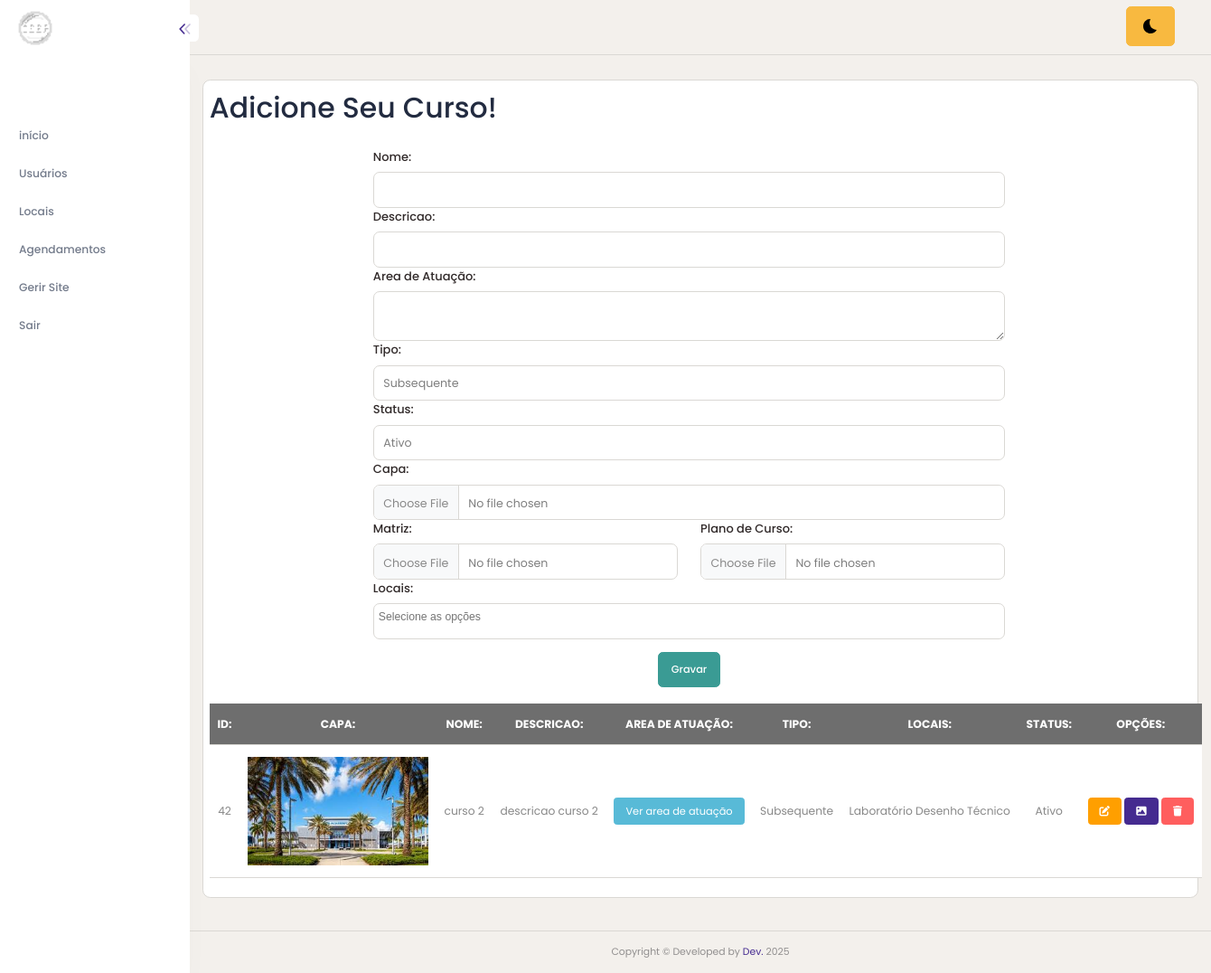
Page /projetoFinalAdmin/cursos-cadastro.php (signed in) on the committed database.
### tables this page shows
CREATE TABLE `cursos` (
  `id` int(11) NOT NULL,
  `nome` varchar(100) DEFAULT NULL,
  `descricao` text DEFAULT NULL,
  `tipo` tinyint(1) DEFAULT NULL,
  `matriz` varchar(100) NOT NULL,
  `planodecurso` varchar(100) NOT NULL,
  `status` tinyint(1) DEFAULT NULL,
  `imagem` text DEFAULT NULL,
  `locais_ids` varchar(100) NOT NULL,
  `atuacao` text NOT NULL
);

### projetoFinalAdmin/cursos-cadastro.php (the view, shortened to what this page needs)
<!DOCTYPE html>
<html lang="pt-BR">
<head>
    <link href="https://cdn.jsdelivr.net/npm/select2@4.1.0-rc.0/dist/css/select2.min.css" rel="stylesheet" />
    <link href="https://cdn.jsdelivr.net/npm/@ttskch/select2-bootstrap4-theme@1.5.2/dist/select2-bootstrap4.min.css" rel="stylesheet" />
    <?php include("app-header.php"); ?>
</head>
<body>
<?php include("app-lateral.php"); ?>
<div class="content-body" style="min-height: 899px;">
    <div class="container-fluid">
        <div class="row">
            <div class="card p-2">
                <h1>Adicione Seu Curso!</h1>
                <div class="row mt-3">
                    <form action="cursos-acao.php" method="post" class="row" enctype="multipart/form-data">
                        <div class="offset-2 col-8">
                            <label for="nome" class="form-label">Nome:</label>
                            <input type="text" class="form-control" id="nome" name="txtNome" value="<?php echo $dados['nome'] ?? ''; ?>">
                        </div>
                        <div class="offset-2 col-8">
                            <label for="descricao" class="form-label">Descricao:</label>
                            <input type="text" class="form-control" id="descricao" name="txtDescricao" value="<?php echo $dados['descricao'] ?? ''; ?>">
                        </div>
                        <div class="offset-2 col-8">
                            <label for="atuacao" class="form-label">Area de Atuação:</label>
                            <textarea class="form-control" id="atuacao" name="txtAtuacao"><?php echo $dados['atuacao'] ?? ''; ?></textarea>
                        </div>
                        <div class="offset-2 col-8">
                            <label for="tipo" class="form-label">Tipo:</label>
                            <select class="form-control" id="tipo" name="txtTipo">
                                <option value="1" <?php if (($dados['tipo'] ?? '') == 1) echo 'selected'; ?>>Subsequente</option>
                            </select>
                        </div>
                        <div class="offset-2 col-8">
                            <label for="status" class="form-label">Status:</label>
                            <select class="form-control" id="status" name="txtStatus">
                                <option value="1" <?php if (($dados['status'] ?? '') == 1) echo 'selected'; ?>>Ativo</option>
                            </select>
                        </div>
                        <div class="offset-2 col-8">
                            <label for="imagem" class="form-label">Capa:</label>
                            <input type="file" class="form-control" id="imagem" name="txtImagem">
                        </div>
                        <div class="offset-2 col-4">
                            <label for="matriz" class="form-label">Matriz:</label>
                            <input type="file" class="form-control" id="matriz" name="txtMatriz">
                        </div>
                        <div class="col-4">
                            <label for="plano" class="form-label">Plano de Curso:</label>
                            <input type="file" class="form-control" id="plano" name="txtPlano">
                        </div>
                        <div class="offset-2 col-8">
                            <label for="meuSelect" class="form-label">Locais:</label>
                        </div>
                        <div class="col-12 text-center">
                            <input value="Gravar" type="submit" class="btn btn-success mt-3">
                        </div>
                    </form>
                </div><br>
                <div class="text-center">
                    <table class="table">
                        <tr class="table-dark">
                            <th>ID:</th>
                            <th>CAPA:</th>
                            <th>NOME:</th>
                            <th>DESCRICAO:</th>
                            <th>AREA DE ATUAÇÃO:</th>
                            <th>TIPO:</th>
                            <th>LOCAIS:</th>
                            <th>STATUS:</th>
                            <th>OPÇÕES:</th>
                        </tr>
                        <?php
$sql = $conn->prepare("SELECT * FROM cursos");
$sql->execute();
while ($dados = $sql->fetch()) {
    $locaisNomes = [];
    if (!empty($dados['locais_ids'])) {
        $ids = explode(',', $dados['locais_ids']);
        $placeholders = implode(',', array_fill(0, count($ids), '?'));
        $stmtLocais = $conn->prepare("SELECT nome FROM locais WHERE id IN ($placeholders)");
        $stmtLocais->execute($ids);
        while ($rowLocal = $stmtLocais->fetch()) {
            $locaisNomes[] = $rowLocal['nome'];
        }
    }
?>
    <tr>
        <td><?php echo $dados['id']; ?></td>
        <td style="width: 150px;">
            <img src="../uploads/<?php echo $dados['imagem']; ?>" class="imgBorda" height="120px">
        </td>
        <td><?php echo $dados['nome']; ?></td>
        <td><?php echo $dados['descricao']; ?></td>
        <td><button class="btn btn-info btn-sm"
                                            onclick="mostrarObs(`<?php echo htmlspecialchars($dados['atuacao'], ENT_QUOTES | ENT_HTML5); ?>`)">
                                            Ver area de atuação
                                        </button></td>
        <td><?php echo $dados['tipo'] == 1 ? 'Subsequente' : 'Integrado'; ?></td>
        <td><?php echo implode(', ', $locaisNomes); ?></td>
        <td><?php echo $dados['status'] == 1 ? 'Ativo' : 'Desativo'; ?></td>
        <td class="text-center">
            <a href="cursos-cadastro.php?id=<?php echo $dados['id']; ?>" class="btn btn-warning btn-sm">
                <i class="fa-solid fa-pen-to-square"></i>
            </a>
            <a href="modalFotos?id=<?php echo $dados['id']; ?>" class="btn btn-primary btn-sm" data-bs-toggle="modal" data-bs-target="#modalFotos" data-album-id="<?php echo $dados['id']; ?>">
                <i class="fa-solid fa-image"></i>
            </a>
            <a href="cursos-deletar.php?id=<?php echo $dados['id']; ?>" class="btn btn-danger btn-sm">
                <i class="fa-solid fa-trash"></i>
            </a>
        </td>
    </tr>
<?php } ?>
                    </table>
                </div>
            </div>
        </div>
    </div>
</div>
<?php include("app-footer.php"); ?>
</body>
</html>

### rows in the picture
cursos: id "42", imagem (picture), nome "curso 2", descricao "descricao curso 2", tipo "Subsequente", locaisNomes "Laboratório Desenho Técnico", status "Ativo"
